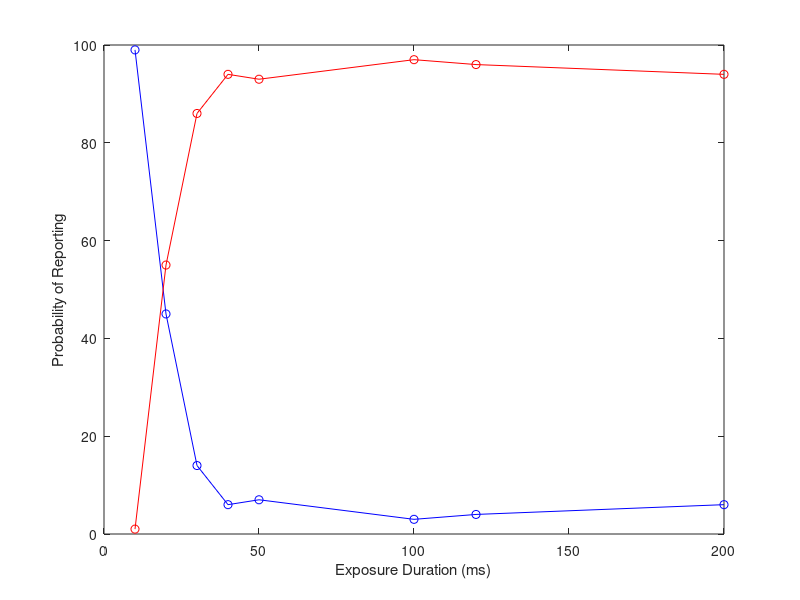

The MATLAB script that drew this image:
function plotTVA1

ED1 = [10	20	30	40	50	100	120	200];

Score0 = [99	45	14	6	7	3	4	6];

Score1 = [1	55	86	94	93	97	96	94];

plot(ED1(1:end),Score0(1:end),'bo-');

hold on

plot(ED1(1:end),Score1(1:end),'ro-');

xlabel('Exposure Duration (ms)');

ylabel('Probability of Reporting');


end

